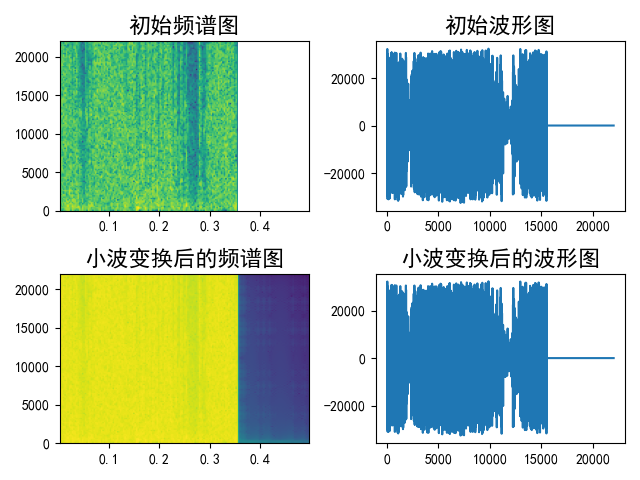

The Python source for this figure:
import pywt
import numpy as np
import matplotlib.pyplot as plt
from scipy.io import wavfile
plt.rcParams['font.sans-serif'] = ['SimHei']
plt.rcParams['axes.unicode_minus'] = False
# 读取音频文件
rate, data = wavfile.read('375milk_1_1s.wav')

# 合并双声道
if len(data.shape) > 1:
    data = np.mean(data, axis=1)

# 小波变换
wavelet = pywt.Wavelet('sym4')
coeffs = pywt.wavedec(data, wavelet)

# 绘制初始频谱图
plt.subplot(2, 2, 1)
plt.specgram(data, Fs=rate)
plt.title('初始频谱图', fontsize=16)

# 绘制波形图
plt.subplot(2, 2, 2)
plt.plot(data)
plt.title('初始波形图', fontsize=16)

# 绘制小波变换后的频谱图
plt.subplot(2, 2, 3)
plt.specgram(pywt.waverec(coeffs, wavelet), Fs=rate)
plt.title('小波变换后的频谱图', fontsize=16)

# 绘制小波变换后的波形图
plt.subplot(2, 2, 4)
plt.plot(pywt.waverec(coeffs, wavelet))
plt.title('小波变换后的波形图', fontsize=16)
plt.tight_layout()
plt.savefig('xiaobo.png')
# 显示图形
plt.show()